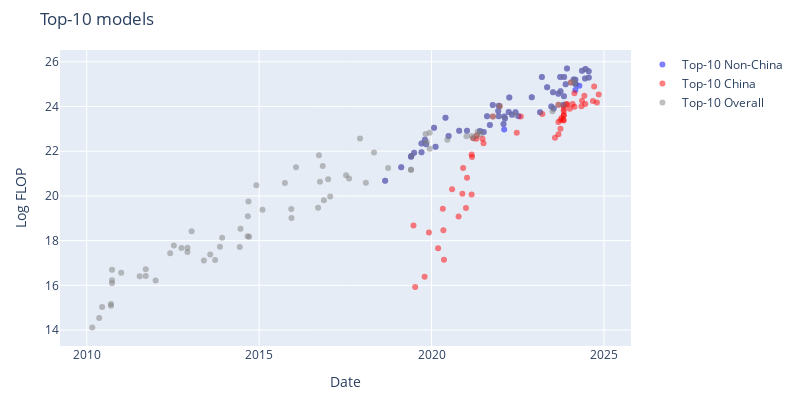

Notebook source saved alongside this figure:
### Code cell
usa_df = df_filtered[df_filtered['category'] == 'Non-China']
china_df = df_filtered[df_filtered['category'] == 'China']
recent_top_models_df = top_models_df[top_models_df['date'] > pd.to_datetime('2010-01-01')]

fig = go.Figure()

fig.add_trace(go.Scatter(
    x=usa_df['date'],
    y=usa_df['log_flop'],
    mode='markers',
    marker=dict(color=colors['Non-China'], opacity=0.5),
    text=usa_df['System'],
    hoverinfo='text',
    name=f'Top-{top_n} Non-China'
))

fig.add_trace(go.Scatter(
    x=china_df['date'],
    y=china_df['log_flop'],
    mode='markers',
    marker=dict(color=colors['China'], opacity=0.5),
    text=china_df['System'],
    hoverinfo='text',
    name=f'Top-{top_n} China'
))

fig.add_trace(go.Scatter(
    x=recent_top_models_df['date'],
    y=recent_top_models_df['log_flop'],
    mode='markers',
    marker=dict(color='grey', opacity=0.5),
    text=recent_top_models_df['System'],
    hoverinfo='text',
    name=f'Top-{top_n} Overall'
))

fig.update_layout(
    width=800,
    height=400,
    xaxis_title='Date',
    yaxis_title='Log FLOP',
    title=f'Top-{top_n} models',
    margin=dict(t=50, l=60, r=60, b=50),
)

save_plot(fig, results_dir, f'top_{top_n}_models_without_kickstarting')

fig.show()

### Figure 1 — Plotly figure (JSON) as saved in the notebook; plotly's stock layout.template omitted (floating-point values rounded to 4 significant figures)
{"data": [{"hoverinfo": "text", "marker": {"color": "blue", "opacity": 0.5}, "mode": "markers", "name": "Top-10 Non-China", "text": ["Big Transformer for Back-Translation", "GPT-2 (1.5B)", "Grover-Mega", "XLNet", "RoBERTa Large", "Megatron-LM (8.3B)", "Megatron-BERT", "T5-11B", "XLM-RoBERTa", "Meena", "Turing-NLG", "GPT-3 175B (davinci)", "GShard (dense)", "mT5-XXL", "Switch", "ByT5-XXL", "Codex", "Jurassic-1-Jumbo", "HyperCLOVA 82B", "Megatron-Turing NLG 530B", "Gopher (280B)", "GLaM", "EXAONE 1.0", "AlphaCode", "GPT-NeoX-20B", "LaMDA", "ST-MoE", "Chinchilla", "PaLM (540B)", "OPT-175B", "BIG-G 137B", "BLOOM-176B", "GPT-3.5 (text-davinci-003)", "LLaMA-65B", "GPT-4", "PaLM 2", "Inflection-1", "Claude 2", "Llama 2-70B", "Falcon-180B", "GPT-4V", "Amazon Titan", "Mi:dm 200B", "Grok-1", "GPT-4 Turbo", "Inflection-2", "Gemini 1.0 Ultra", "Gemini 1.5 Pro", "Mistral Large", "Claude 3 Opus", "Claude 3 Sonnet", "Inflection-2.5", "Reka Core", "GPT-4o", "Nemotron-4 340B", "Claude 3.5 Sonnet", "Llama 3.1-405B", "Mistral Large 2"], "type": "scatter", "x": ["2018-08-28T00:00:00", "2019-02-14T00:00:00", "2019-05-29T00:00:00", "2019-06-01T00:00:00", "2019-07-01T00:00:00", "2019-09-17T00:00:00", "2019-09-17T00:00:00", "2019-10-23T00:00:00", "2019-11-05T00:00:00", "2020-01-28T00:00:00", "2020-02-13T00:00:00", "2020-05-28T00:00:00", "2020-06-30T00:00:00", "2020-10-20T00:00:00", "2021-01-11T00:00:00", "2021-05-28T00:00:00", "2021-07-07T00:00:00", "2021-08-11T00:00:00", "2021-09-10T00:00:00", "2021-10-11T00:00:00", "2021-12-08T00:00:00", "2021-12-13T00:00:00", "2021-12-14T00:00:00", "2022-02-02T00:00:00", "2022-02-09T00:00:00", "2022-02-10T00:00:00", "2022-02-17T00:00:00", "2022-03-29T00:00:00", "2022-04-04T00:00:00", "2022-05-02T00:00:00", "2022-06-09T00:00:00", "2022-07-11T00:00:00", "2022-11-28T00:00:00", "2023-02-24T00:00:00", "2023-03-15T00:00:00", "2023-05-10T00:00:00", "2023-06-23T00:00:00", "2023-07-11T00:00:00", "2023-07-18T00:00:00", "2023-09-06T00:00:00", "2023-09-25T00:00:00", "2023-09-28T00:00:00", "2023-10-31T00:00:00", "2023-11-04T00:00:00", "2023-11-06T00:00:00", "2023-11-22T00:00:00", "2023-12-06T00:00:00", "2024-02-15T00:00:00", "2024-02-26T00:00:00", "2024-03-04T00:00:00", "2024-03-04T00:00:00", "2024-03-07T00:00:00", "2024-04-15T00:00:00", "2024-05-13T00:00:00", "2024-06-14T00:00:00", "2024-06-20T00:00:00", "2024-07-23T00:00:00", "2024-07-24T00:00:00"], "y": [20.68, 21.28, 21.76, 21.79, 21.93, 21.96, 22.34, 22.52, 22.32, 23.05, 22.2, 23.5, 22.68, 22.91, 22.91, 22.91, 22.87, 23.57, 23.17, 24.07, 23.8, 23.56, 24.03, 23.21, 22.97, 23.55, 23.46, 23.76, 24.4, 23.63, 23.75, 23.56, 24.41, 23.74, 25.32, 24.87, 24.0, 24.64, 23.91, 24.58, 25.32, 24.68, 24.08, 24.46, 25.32, 25.0, 25.7, 25.2, 25.05, 25.2, 24.74, 25.0, 24.92, 25.6, 25.26, 25.67, 25.58, 25.3]}, {"hoverinfo": "text", "marker": {"color": "red", "opacity": 0.5}, "mode": "markers", "name": "Top-10 China", "text": ["Tensorized Transformer (257M)", "R-Transformer", "LSTM(large)+Sememe+cell", "MMLSTM", "TransformerXL + spectrum control", "Segatron XL large, M=384", "NAS+ESS (156M)", "ONLSTM-SYD", "ERNIE-GEN (large)", "Memformer (4 encoder + 16 decoder)", "KEPLER", "CPM-Large", "ERNIE-Doc (247M)", "Wu Dao - Wen Yuan", "Wu Dao - Wen Hui", "Wu Dao - Wen Lan", "M6-T", "GLM-10B", "PLUG", "PanGu-α", "CPM-2", "ERNIE 3.0", "Yuan 1.0", "ERNIE 3.0 Titan", "CodeGeeX", "GLM-130B", "PanGu-Σ", "JIANG", "Baichuan2-13B", "Hunyuan", "FLM-101B", "Qwen-7B", "Qwen-14B", "CodeFuse-13B", "Skywork-13B", "Nanbeige-16B", "DeepSeek Coder 33B", "Yi-34B", "BlueLM 70B", "BlueLM 130B", "BlueLM 175B", "Qwen-72B", "XVERSE-65B-2", "DeepSeek LLM 67B", "GLM-4 (0116)", "Qwen1.5 72B", "MegaScale (530B)", "MegaScale (Production)", "DeepSeek-V2", "Yi-Large", "Qwen2-72B", "DeepSeek-Coder-V2 236B", "DeepSeek-V2.5", "Qwen2.5-72B", "Yi-Lightning", "Hunyuan-Large"], "type": "scatter", "x": ["2019-06-24T00:00:00", "2019-07-12T00:00:00", "2019-10-20T00:00:00", "2019-12-05T00:00:00", "2020-03-11T00:00:00", "2020-04-30T00:00:00", "2020-05-06T00:00:00", "2020-05-12T00:00:00", "2020-08-06T00:00:00", "2020-10-14T00:00:00", "2020-11-23T00:00:00", "2020-12-01T00:00:00", "2020-12-31T00:00:00", "2021-01-11T00:00:00", "2021-03-01T00:00:00", "2021-03-01T00:00:00", "2021-03-05T00:00:00", "2021-03-18T00:00:00", "2021-04-19T00:00:00", "2021-04-25T00:00:00", "2021-06-24T00:00:00", "2021-07-05T00:00:00", "2021-10-12T00:00:00", "2021-12-23T00:00:00", "2022-06-22T00:00:00", "2022-08-04T00:00:00", "2023-03-20T00:00:00", "2023-08-01T00:00:00", "2023-09-06T00:00:00", "2023-09-07T00:00:00", "2023-09-07T00:00:00", "2023-09-28T00:00:00", "2023-09-28T00:00:00", "2023-10-10T00:00:00", "2023-10-30T00:00:00", "2023-11-01T00:00:00", "2023-11-02T00:00:00", "2023-11-02T00:00:00", "2023-11-02T00:00:00", "2023-11-02T00:00:00", "2023-11-02T00:00:00", "2023-11-30T00:00:00", "2023-12-08T00:00:00", "2024-01-05T00:00:00", "2024-01-17T00:00:00", "2024-02-04T00:00:00", "2024-02-23T00:00:00", "2024-02-23T00:00:00", "2024-05-07T00:00:00", "2024-05-13T00:00:00", "2024-06-07T00:00:00", "2024-06-17T00:00:00", "2024-09-06T00:00:00", "2024-09-19T00:00:00", "2024-10-18T00:00:00", "2024-11-06T00:00:00"], "y": [18.68, 15.92, 16.38, 18.37, 17.66, 19.42, 18.46, 17.14, 20.3, 19.08, 20.09, 21.26, 19.46, 20.81, 20.06, 21.86, 21.74, 22.58, 22.56, 22.71, 22.56, 22.35, 23.55, 24.02, 22.82, 23.55, 23.67, 22.61, 23.31, 24.08, 22.76, 23.0, 23.4, 23.49, 23.4, 23.38, 23.6, 23.79, 23.62, 23.89, 24.02, 24.11, 24.1, 23.91, 25.08, 24.11, 23.99, 24.59, 24.01, 24.26, 24.48, 24.11, 24.25, 24.89, 24.18, 24.54]}, {"hoverinfo": "text", "marker": {"color": "grey", "opacity": 0.5}, "mode": "markers", "name": "Top-10 Overall", "text": ["6-layer MLP (MNIST)", "Feedforward NN", "iCCCP", "Pooling CNN (Caltech 101)", "Pooling CNN (NORB)", "RNN 1000/5 + RT09 LM (NIST RT05)", "RNN 500/10 + RT09 LM (NIST RT05)", "KN5 LM + RNN 400/10 (WSJ)", "Deep Autoencoders", "High Performance CNN", "CNN Committee (MNIST)", "CNN Committee (NIST)", "LSTM LM", "Dropout (ImageNet)", "Unsupervised High-level Feature Learner", "AlexNet", "DistBelief Speech", "DNN EM segmentation", "DistBelief NNLM", "ReLU-Speech", "Hierarchical Scene Labeling", "Mitosis", "Visualizing CNNs", "TransE", "GANs", "SPPNet", "RNNsearch-50*", "VGG16", "Seq2Seq LSTM", "GoogLeNet / InceptionV1", "SNM-skip", "MSRA (C, PReLU)", "AlphaGo Fan", "DeepSpeech2 (English)", "ResNet-152 (ImageNet)", "AlphaGo Lee", "ResNet-200", "GNMT", "Xception", "NASv3 (CIFAR-10)", "PolyNet", "Libratus", "MoE-Multi", "JFT", "OpenAI TI7 DOTA 1v1", "AlphaZero", "AmoebaNet-A (F=448)", "ResNeXt-101 32x48d", "Big Transformer for Back-Translation", "BigGAN-deep 512x512", "GPT-2 (1.5B)", "Grover-Mega", "MnasNet-A3", "MnasNet-A1 + SSDLite", "XLNet", "RoBERTa Large", "Megatron-BERT", "Megatron-LM (8.3B)", "T5-11B", "AlphaStar", "XLM-RoBERTa", "Noisy Student (L2)", "OpenAI Five", "OpenAI Five Rerun", "Meena", "Turing-NLG", "GPT-3 175B (davinci)", "iGPT-XL", "GShard (dense)", "mT5-XXL", "DALL-E", "Switch", "Meta Pseudo Labels", "GLM-10B", "PanGu-α", "ProtT5-XXL", "ByT5-XXL", "ViT-G/14", "Codex", "Jurassic-1-Jumbo", "HyperCLOVA 82B", "Megatron-Turing NLG 530B", "Yuan 1.0", "Gopher (280B)", "GLaM", "EXAONE 1.0", "ERNIE 3.0 Titan", "AlphaCode", "LaMDA", "ST-MoE", "Chinchilla", "PaLM (540B)", "OPT-175B", "BIG-G 137B", "Parti", "GPT-3.5 (text-davinci-003)", "LLaMA-65B", "GPT-4", "PaLM 2", "Inflection-1", "xTrimoPGLM -100B", "Claude 2", "Llama 2-70B", "Falcon-180B", "Hunyuan", "GPT-4V", "Amazon Titan", "Mi:dm 200B", "Grok-1", "GPT-4 Turbo", "Inflection-2", "Gemini 1.0 Ultra", "GLM-4 (0116)", "Gemini 1.5 Pro", "Mistral Large", "Claude 3 Opus", "Inflection-2.5", "GPT-4o", "Nemotron-4 340B", "Claude 3.5 Sonnet", "Llama 3.1-405B", "Mistral Large 2"], "type": "scatter", "x": ["2010-03-01T00:00:00", "2010-05-13T00:00:00", "2010-06-13T00:00:00", "2010-09-15T00:00:00", "2010-09-15T00:00:00", "2010-09-26T00:00:00", "2010-09-26T00:00:00", "2010-09-26T00:00:00", "2011-01-01T00:00:00", "2011-07-16T00:00:00", "2011-09-18T00:00:00", "2011-09-18T00:00:00", "2012-01-01T00:00:00", "2012-06-03T00:00:00", "2012-07-12T00:00:00", "2012-09-30T00:00:00", "2012-12-03T00:00:00", "2012-12-03T00:00:00", "2013-01-16T00:00:00", "2013-05-26T00:00:00", "2013-08-01T00:00:00", "2013-09-22T00:00:00", "2013-11-12T00:00:00", "2013-12-05T00:00:00", "2014-06-10T00:00:00", "2014-06-18T00:00:00", "2014-09-01T00:00:00", "2014-09-04T00:00:00", "2014-09-10T00:00:00", "2014-09-17T00:00:00", "2014-12-03T00:00:00", "2015-02-06T00:00:00", "2015-10-01T00:00:00", "2015-12-08T00:00:00", "2015-12-10T00:00:00", "2016-01-27T00:00:00", "2016-09-17T00:00:00", "2016-09-26T00:00:00", "2016-10-07T00:00:00", "2016-11-05T00:00:00", "2016-11-17T00:00:00", "2017-01-01T00:00:00", "2017-01-23T00:00:00", "2017-07-10T00:00:00", "2017-08-11T00:00:00", "2017-12-05T00:00:00", "2018-02-05T00:00:00", "2018-05-02T00:00:00", "2018-08-28T00:00:00", "2018-09-28T00:00:00", "2019-02-14T00:00:00", "2019-05-29T00:00:00", "2019-05-29T00:00:00", "2019-05-29T00:00:00", "2019-06-01T00:00:00", "2019-07-01T00:00:00", "2019-09-17T00:00:00", "2019-09-17T00:00:00", "2019-10-23T00:00:00", "2019-10-30T00:00:00", "2019-11-05T00:00:00", "2019-11-11T00:00:00", "2019-12-13T00:00:00", "2019-12-13T00:00:00", "2020-01-28T00:00:00", "2020-02-13T00:00:00", "2020-05-28T00:00:00", "2020-06-17T00:00:00", "2020-06-30T00:00:00", "2020-10-20T00:00:00", "2021-01-05T00:00:00", "2021-01-11T00:00:00", "2021-03-01T00:00:00", "2021-03-18T00:00:00", "2021-04-25T00:00:00", "2021-05-04T00:00:00", "2021-05-28T00:00:00", "2021-06-08T00:00:00", "2021-07-07T00:00:00", "2021-08-11T00:00:00", "2021-09-10T00:00:00", "2021-10-11T00:00:00", "2021-10-12T00:00:00", "2021-12-08T00:00:00", "2021-12-13T00:00:00", "2021-12-14T00:00:00", "2021-12-23T00:00:00", "2022-02-02T00:00:00", "2022-02-10T00:00:00", "2022-02-17T00:00:00", "2022-03-29T00:00:00", "2022-04-04T00:00:00", "2022-05-02T00:00:00", "2022-06-09T00:00:00", "2022-06-22T00:00:00", "2022-11-28T00:00:00", "2023-02-24T00:00:00", "2023-03-15T00:00:00", "2023-05-10T00:00:00", "2023-06-23T00:00:00", "2023-07-06T00:00:00", "2023-07-11T00:00:00", "2023-07-18T00:00:00", "2023-09-06T00:00:00", "2023-09-07T00:00:00", "2023-09-25T00:00:00", "2023-09-28T00:00:00", "2023-10-31T00:00:00", "2023-11-04T00:00:00", "2023-11-06T00:00:00", "2023-11-22T00:00:00", "2023-12-06T00:00:00", "2024-01-17T00:00:00", "2024-02-15T00:00:00", "2024-02-26T00:00:00", "2024-03-04T00:00:00", "2024-03-07T00:00:00", "2024-05-13T00:00:00", "2024-06-14T00:00:00", "2024-06-20T00:00:00", "2024-07-23T00:00:00", "2024-07-24T00:00:00"], "y": [14.12, 14.54, 15.03, 15.09, 15.16, 16.7, 16.09, 16.23, 16.57, 16.41, 16.72, 16.41, 16.22, 17.44, 17.78, 17.67, 17.49, 17.68, 18.42, 17.11, 17.38, 17.14, 17.73, 18.13, 17.71, 18.53, 18.19, 19.09, 19.75, 18.18, 20.47, 19.38, 20.58, 19.41, 19.02, 21.28, 19.47, 21.82, 20.64, 21.34, 19.81, 20.74, 19.97, 20.93, 20.78, 22.56, 20.59, 21.94, 20.68, 21.26, 21.28, 21.76, 21.18, 21.18, 21.79, 21.93, 22.34, 21.96, 22.52, 22.77, 22.32, 22.42, 22.83, 22.11, 23.05, 22.2, 23.5, 22.52, 22.68, 22.91, 22.67, 22.91, 22.68, 22.58, 22.71, 22.87, 22.91, 22.77, 22.87, 23.57, 23.17, 24.07, 23.55, 23.8, 23.56, 24.03, 24.02, 23.21, 23.55, 23.46, 23.76, 24.4, 23.63, 23.75, 23.6, 24.41, 23.74, 25.32, 24.87, 24.0, 23.79, 24.64, 23.91, 24.58, 24.08, 25.32, 24.68, 24.08, 24.46, 25.32, 25.0, 25.7, 25.08, 25.2, 25.05, 25.2, 25.0, 25.6, 25.26, 25.67, 25.58, 25.3]}], "layout": {"height": 400, "margin": {"b": 50, "l": 60, "r": 60, "t": 50}, "title": {"text": "Top-10 models"}, "width": 800, "xaxis": {"title": {"text": "Date"}}, "yaxis": {"title": {"text": "Log FLOP"}}}}
